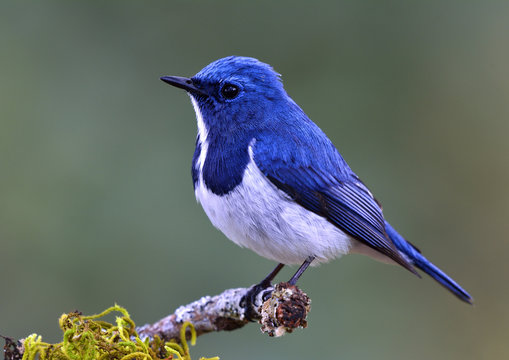
#> input picture data/image.jpg, 509 x 360 px, found by its file name
$ python 6_thresholding.py
#> lines starting #> are read from the running program, lines starting #| are printed output that depends on the picture; after the words box and inside, x2 and y2 are one past the last pixel; in counts of white or black regions, pixels touching at a corner belong together
import os
import cv2


img = cv2.imread(
    os.path.join('.','data','image.jpg')
)
#> img is the input picture: shape (360, 509, 3); mean B, G, R 104.5, 106.1, 97.7

img_gray = cv2.cvtColor(img, cv2.COLOR_BGR2GRAY)
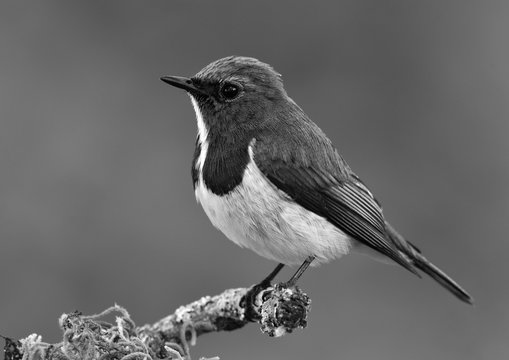
#> img_gray: shape (360, 509); min 0, max 255, mean 103.4

ret, thresh = cv2.threshold(img, 80, 120, cv2.THRESH_BINARY)
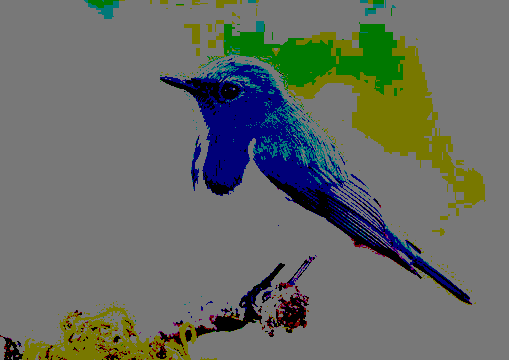
#> thresh: shape (360, 509, 3); mean B, G, R 101.9, 108.1, 102.8

thresh_1 = cv2.adaptiveThreshold(
    img_gray,
    255,
    cv2.ADAPTIVE_THRESH_GAUSSIAN_C,
    cv2.THRESH_BINARY,
    11,
    2
)
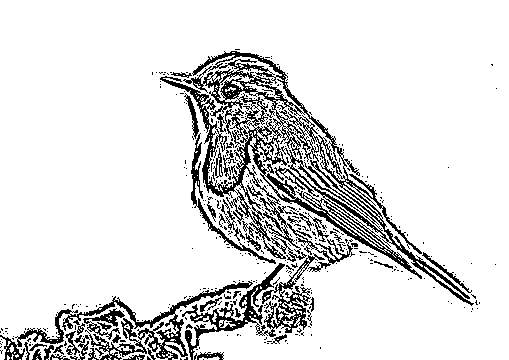
#> thresh_1: shape (360, 509); 87.3% white; black in thin lines or dots, all inside (x1, y1, x2, y2) = (0, 49, 497, 360)

cv2.imshow('thresh', thresh_1)
cv2.imshow('Original bird', img)
cv2.waitKey(0)
